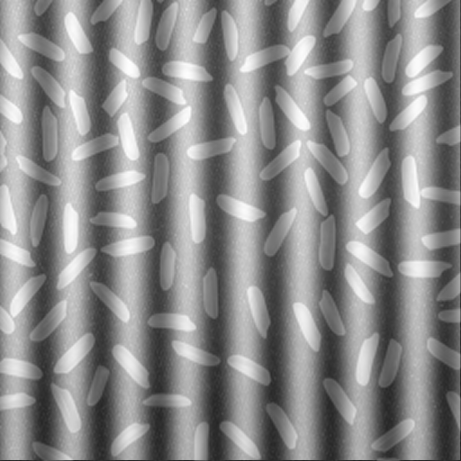
#> input picture rice_sine.png, 461 x 461 px
$ python sine.py
#> lines starting #> are read from the running program, lines starting #| are printed output that depends on the picture; after the words box and inside, x2 and y2 are one past the last pixel; in counts of white or black regions, pixels touching at a corner belong together
# Frequencies
import cv2
import numpy as np
from matplotlib import pyplot as plt

def remove_sine_noise_peak_detection(image_path):
#> called with image_path = 'rice_sine.png'
    img = cv2.imread(image_path, 0)
#> img is the input picture: shape (461, 461); min 37, max 255, mean 140.2

    if img is None:
        print("Could not open or find the image")
        return

    scale = 600 / img.shape[1]
#> scale = 1.3
    dim = (600, int(img.shape[0] * scale))
#> dim = (600, 600)
    img = cv2.resize(img, dim)
#> img: shape (600, 600)

    dft = cv2.dft(np.float32(img), flags=cv2.DFT_COMPLEX_OUTPUT)
    dft_shift = np.fft.fftshift(dft)
    magnitude = cv2.magnitude(dft_shift[:, :, 0], dft_shift[:, :, 1])

    rows, cols = img.shape
#> rows = 600; cols = 600
    crow, ccol = rows // 2, cols // 2
#> crow = 300; ccol = 300

    temp_mag = magnitude.copy()

    cv2.circle(temp_mag, (ccol, crow), 5, 0, -1)
#> temp_mag: shape (600, 600) float32; min 0, max 11672240, mean 2219.3
    _, maxVal, _, maxLoc = cv2.minMaxLoc(temp_mag)
#> maxVal = 11672240; maxLoc = (292, 300)

    noise_x, noise_y = maxLoc
#> noise_x = 292; noise_y = 300

    mask = np.ones((rows, cols, 2), np.uint8)

    r_remove = 5
    cv2.circle(mask, (noise_x, noise_y), r_remove, (0, 0), -1)

    sym_x = ccol + (ccol - noise_x)
#> sym_x = 308
    sym_y = crow + (crow - noise_y)
#> sym_y = 300
    cv2.circle(mask, (sym_x, sym_y), r_remove, (0, 0), -1)

    fshift = dft_shift * mask
    f_ishift = np.fft.ifftshift(fshift)
    img_back = cv2.idft(f_ishift)
    img_back = cv2.magnitude(img_back[:, :, 0], img_back[:, :, 1])
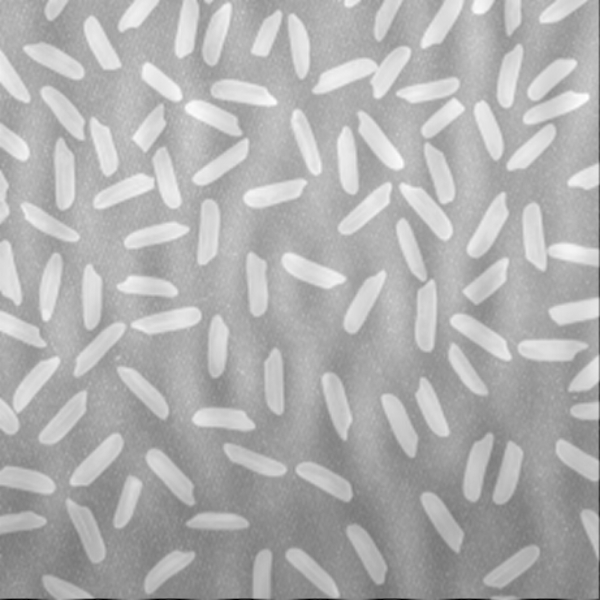
#> img_back: shape (600, 600) float32; min 11582, max 72745152, mean 50427540; drawn with min black and max white

    cv2.normalize(img_back, img_back, 0, 255, cv2.NORM_MINMAX)
    img_clean = np.uint8(img_back)
    median = cv2.medianBlur(img_clean, 5)

    _, thresh = cv2.threshold(median, 0, 255, cv2.THRESH_BINARY + cv2.THRESH_OTSU)
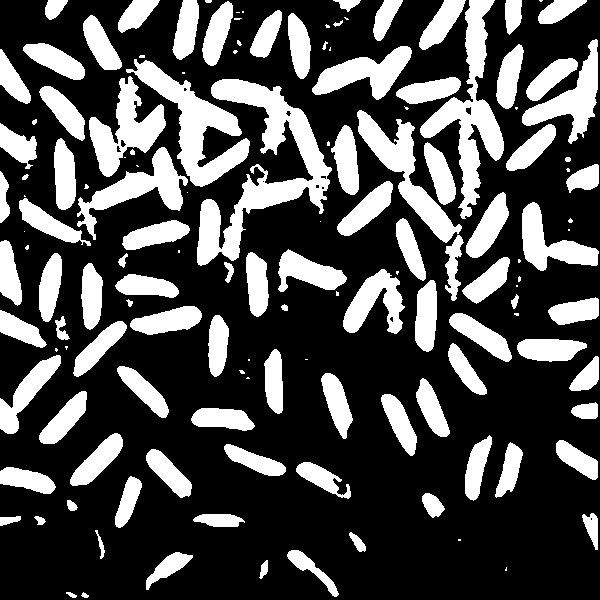
#> thresh: shape (600, 600); 29.7% white; 142 white regions (41 under 20 px), largest, box (x1, y1, x2, y2) and area: (197, 79, 332, 266) 7849, (420, 0, 504, 219) 5243, (126, 59, 250, 187) 4881

    kernel = np.ones((3, 3), np.uint8)
    opening = cv2.morphologyEx(thresh, cv2.MORPH_OPEN, kernel, iterations=2)
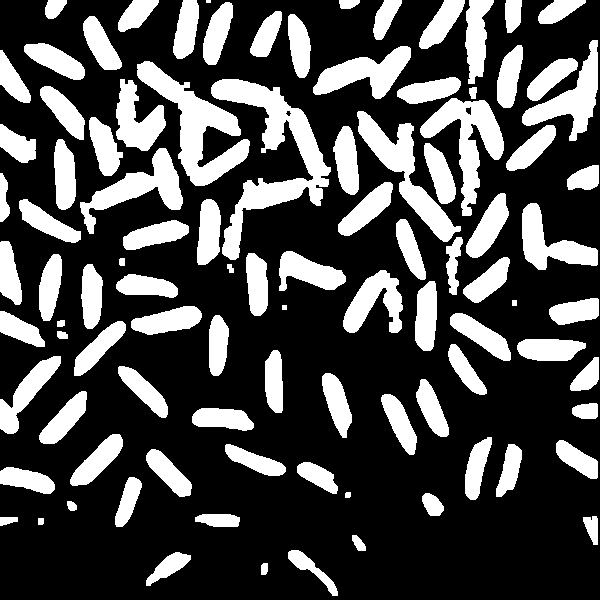
#> opening: shape (600, 600); 28.9% white; 98 white regions (1 under 20 px)
    contours, _ = cv2.findContours(opening, cv2.RETR_EXTERNAL, cv2.CHAIN_APPROX_SIMPLE)
#> contours = 98 contours, 2 with area under 20; largest, box (x1, y1, x2, y2) and area: (211, 79, 331, 260) 5936, (137, 61, 250, 186) 4518, (420, 98, 504, 216) 3348, (357, 111, 461, 242) 3280, (80, 148, 183, 234) 2654

    plt.figure(figsize=(12, 8))

    mag_log = 20 * np.log(magnitude + 1)
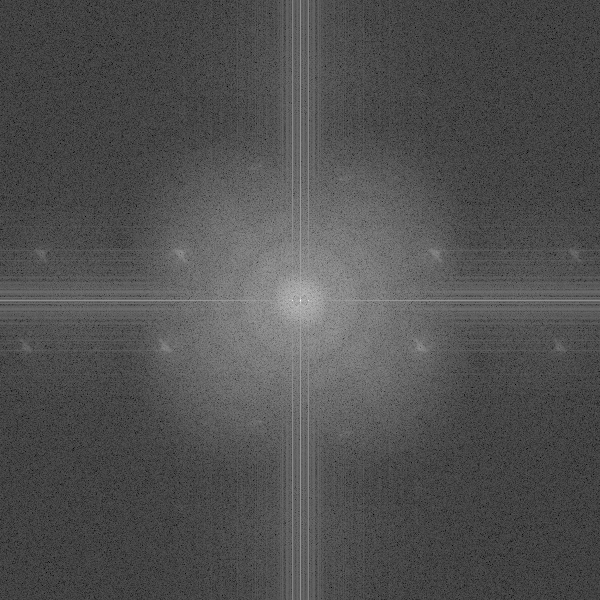
#> mag_log: shape (600, 600) float32; min 11.76, max 354.7, mean 120.6; drawn with min black and max white
    plt.subplot(2, 2, 1)
    plt.imshow(mag_log, cmap='gray')
    plt.title("1. Frequency Spectrum")
    plt.axis('off')

    plt.subplot(2, 2, 2)
    plt.imshow(mask[:,:,0] * 255, cmap='gray')
    plt.title(f"2. Mask")
    plt.axis('off')

    plt.subplot(2, 2, 3)
    plt.imshow(img_clean, 'gray')
    plt.title("3. Image after filtering")
    plt.axis('off')

    plt.subplot(2, 2, 4)
    plt.imshow(opening, 'gray')
    plt.title(f"4. Result Count: {len(contours)} grains")
    plt.axis('off')

    plt.tight_layout()
    plt.show()
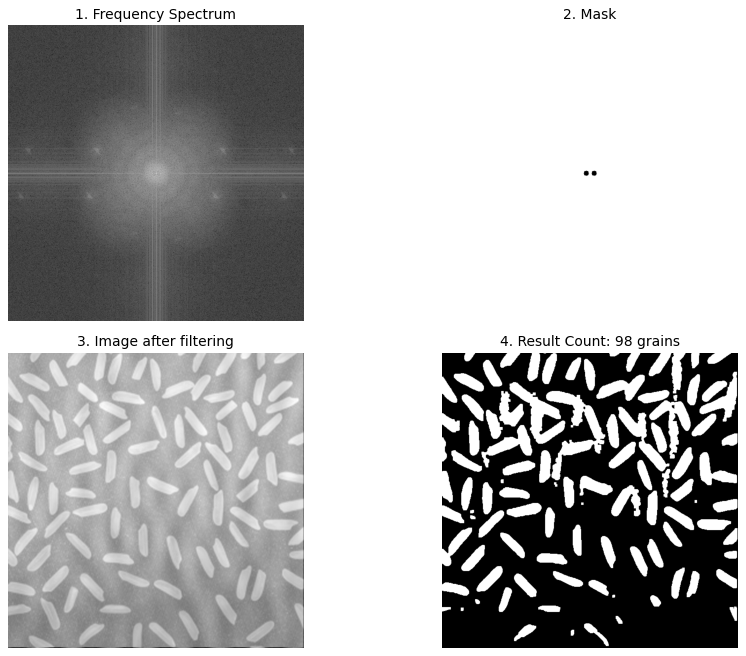
#> figure drawn by matplotlib, 4 panels

remove_sine_noise_peak_detection('rice_sine.png')

$ run again, with rice.png copied over rice_sine.png
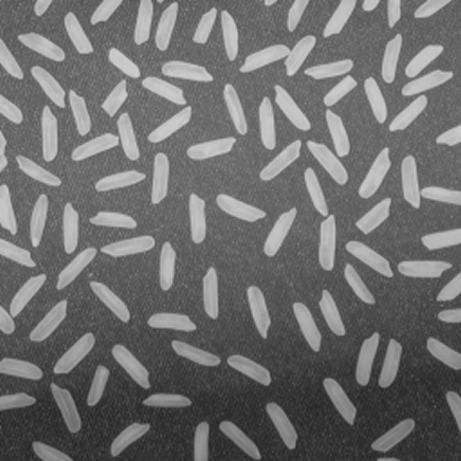
#> input picture rice.png, 461 x 461 px
#> in remove_sine_noise_peak_detection, img is the input picture: shape (461, 461); min 34, max 211, mean 110.8
#> img: shape (600, 600)
#> in remove_sine_noise_peak_detection, `cv2.circle(temp_mag, (ccol, crow), 5, 0, -1)`:
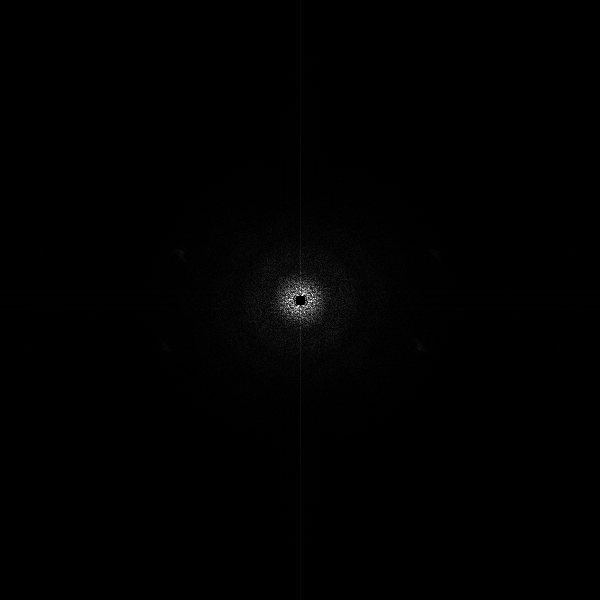
#> temp_mag: shape (600, 600) float32; min 0, max 803863.6, mean 3775.3; drawn with min black and max white
#> maxVal = 803863.6; maxLoc = (292, 297)
#> noise_x = 292; noise_y = 297
#> sym_x = 308
#> sym_y = 303
#> thresh: shape (600, 600); 29.4% white; 141 white regions (37 under 20 px), largest, box (x1, y1, x2, y2) and area: (338, 142, 477, 282) 6724, (515, 58, 600, 190) 4709, (190, 117, 308, 215) 4296
#> opening: shape (600, 600); 28.7% white; 103 white regions (1 under 20 px)
#> contours = 103 contours, 6 with area under 20; largest, box (x1, y1, x2, y2) and area: (338, 173, 475, 281) 5202, (191, 121, 306, 214) 4041, (522, 83, 600, 189) 3234, (421, 35, 505, 160) 3048, (358, 77, 460, 171) 2918
#> in remove_sine_noise_peak_detection, `plt.show()`:
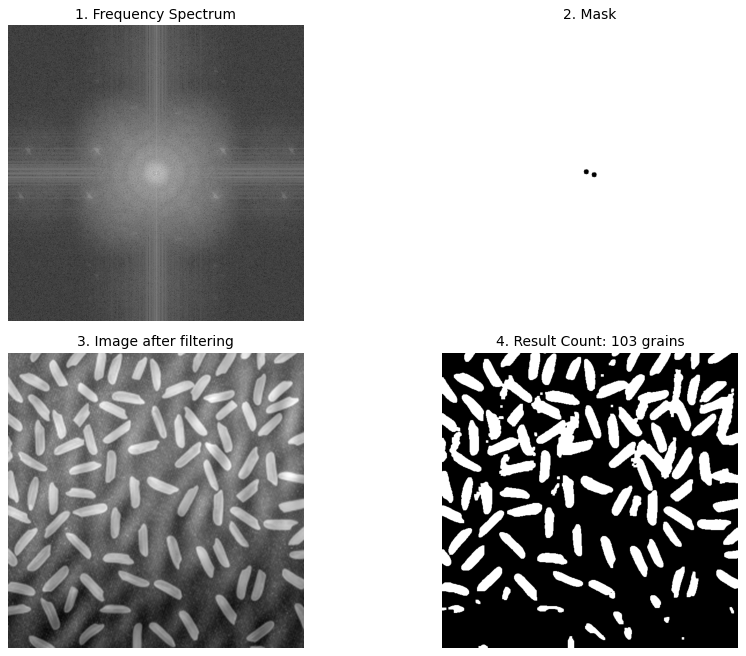
#> figure drawn by matplotlib, 4 panels
